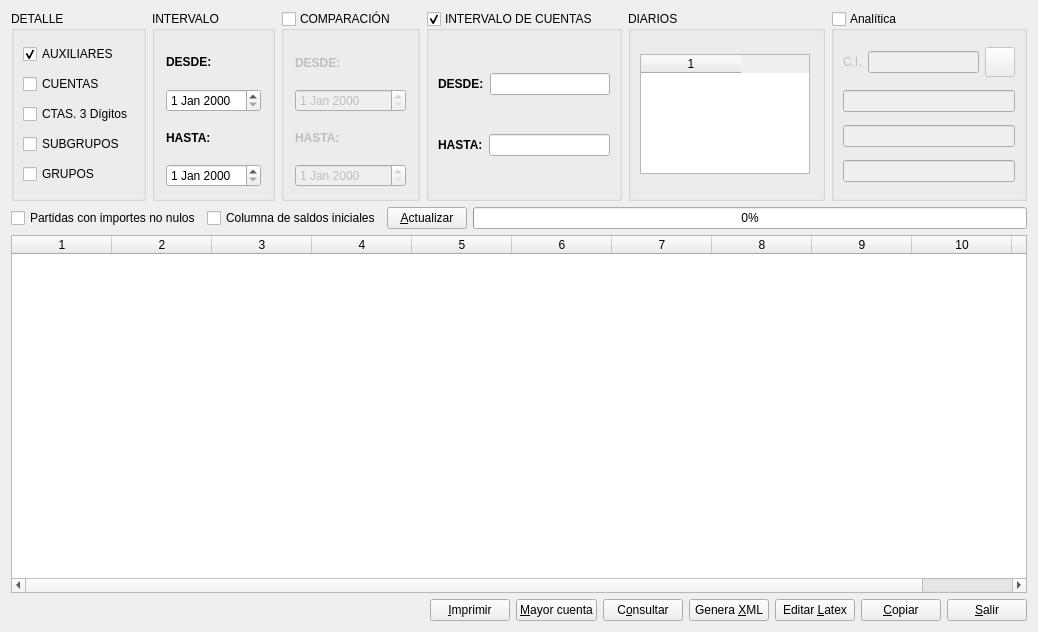
<?xml version="1.0" encoding="UTF-8"?>
<ui version="4.0">
 <author>José Manuel Díez Botella</author>
 <class>bss</class>
 <widget class="QDialog" name="bss">
  <property name="geometry">
   <rect>
    <x>0</x>
    <y>0</y>
    <width>1038</width>
    <height>632</height>
   </rect>
  </property>
  <property name="windowTitle">
   <string>Balance de sumas y saldos</string>
  </property>
  <layout class="QVBoxLayout" name="verticalLayout">
   <item>
    <layout class="QHBoxLayout">
     <item>
      <widget class="QGroupBox" name="groupBox">
       <property name="title">
        <string>DETALLE</string>
       </property>
       <layout class="QVBoxLayout">
        <property name="spacing">
         <number>6</number>
        </property>
        <property name="leftMargin">
         <number>9</number>
        </property>
        <property name="topMargin">
         <number>9</number>
        </property>
        <property name="rightMargin">
         <number>9</number>
        </property>
        <property name="bottomMargin">
         <number>9</number>
        </property>
        <item>
         <widget class="QCheckBox" name="subcuentascheckBox">
          <property name="text">
           <string>AUXILIARES</string>
          </property>
          <property name="checked">
           <bool>true</bool>
          </property>
         </widget>
        </item>
        <item>
         <widget class="QCheckBox" name="cuentascheckBox">
          <property name="text">
           <string>CUENTAS</string>
          </property>
         </widget>
        </item>
        <item>
         <widget class="QCheckBox" name="c3digcheckBox">
          <property name="text">
           <string>CTAS. 3 Dígitos</string>
          </property>
         </widget>
        </item>
        <item>
         <widget class="QCheckBox" name="subgruposcheckBox">
          <property name="text">
           <string>SUBGRUPOS</string>
          </property>
         </widget>
        </item>
        <item>
         <widget class="QCheckBox" name="gruposcheckBox">
          <property name="text">
           <string>GRUPOS</string>
          </property>
         </widget>
        </item>
       </layout>
      </widget>
     </item>
     <item>
      <widget class="QGroupBox" name="groupBox_2">
       <property name="title">
        <string>INTERVALO</string>
       </property>
       <layout class="QVBoxLayout" name="verticalLayout_5">
        <item>
         <layout class="QVBoxLayout" name="verticalLayout_3">
          <item>
           <widget class="QLabel" name="textLabel2">
            <property name="text">
             <string>&lt;b&gt;DESDE:&lt;/b&gt;</string>
            </property>
            <property name="wordWrap">
             <bool>false</bool>
            </property>
           </widget>
          </item>
          <item>
           <widget class="QDateEdit" name="desdedateEdit"/>
          </item>
         </layout>
        </item>
        <item>
         <layout class="QVBoxLayout" name="verticalLayout_4">
          <item>
           <widget class="QLabel" name="textLabel3">
            <property name="text">
             <string>&lt;b&gt;HASTA:&lt;/b&gt;</string>
            </property>
            <property name="wordWrap">
             <bool>false</bool>
            </property>
           </widget>
          </item>
          <item>
           <widget class="QDateEdit" name="hastadateEdit"/>
          </item>
         </layout>
        </item>
       </layout>
      </widget>
     </item>
     <item>
      <widget class="QGroupBox" name="compa_groupBox">
       <property name="title">
        <string>COMPARACIÓN</string>
       </property>
       <property name="checkable">
        <bool>true</bool>
       </property>
       <property name="checked">
        <bool>false</bool>
       </property>
       <layout class="QVBoxLayout" name="verticalLayout_7">
        <item>
         <layout class="QVBoxLayout" name="verticalLayout_2">
          <item>
           <widget class="QLabel" name="label_2">
            <property name="font">
             <font>
              <weight>75</weight>
              <bold>true</bold>
             </font>
            </property>
            <property name="text">
             <string>DESDE:</string>
            </property>
           </widget>
          </item>
          <item>
           <widget class="QDateEdit" name="desde_c_dateEdit"/>
          </item>
         </layout>
        </item>
        <item>
         <layout class="QVBoxLayout" name="verticalLayout_6">
          <item>
           <widget class="QLabel" name="label_3">
            <property name="font">
             <font>
              <weight>75</weight>
              <bold>true</bold>
             </font>
            </property>
            <property name="text">
             <string>HASTA:</string>
            </property>
           </widget>
          </item>
          <item>
           <widget class="QDateEdit" name="hasta_c_dateEdit"/>
          </item>
         </layout>
        </item>
       </layout>
      </widget>
     </item>
     <item>
      <widget class="QGroupBox" name="cuentasgroupBox">
       <property name="title">
        <string>INTERVALO DE CUENTAS</string>
       </property>
       <property name="checkable">
        <bool>true</bool>
       </property>
       <layout class="QVBoxLayout">
        <property name="spacing">
         <number>6</number>
        </property>
        <property name="leftMargin">
         <number>9</number>
        </property>
        <property name="topMargin">
         <number>9</number>
        </property>
        <property name="rightMargin">
         <number>9</number>
        </property>
        <property name="bottomMargin">
         <number>9</number>
        </property>
        <item>
         <layout class="QHBoxLayout">
          <property name="spacing">
           <number>6</number>
          </property>
          <property name="leftMargin">
           <number>0</number>
          </property>
          <property name="topMargin">
           <number>0</number>
          </property>
          <property name="rightMargin">
           <number>0</number>
          </property>
          <property name="bottomMargin">
           <number>0</number>
          </property>
          <item>
           <widget class="QLabel" name="textLabel4">
            <property name="text">
             <string>&lt;b&gt;DESDE:&lt;/b&gt;</string>
            </property>
            <property name="wordWrap">
             <bool>false</bool>
            </property>
           </widget>
          </item>
          <item>
           <widget class="QLineEdit" name="desdelineEdit">
            <property name="maxLength">
             <number>40</number>
            </property>
           </widget>
          </item>
         </layout>
        </item>
        <item>
         <layout class="QHBoxLayout">
          <property name="spacing">
           <number>6</number>
          </property>
          <property name="leftMargin">
           <number>0</number>
          </property>
          <property name="topMargin">
           <number>0</number>
          </property>
          <property name="rightMargin">
           <number>0</number>
          </property>
          <property name="bottomMargin">
           <number>0</number>
          </property>
          <item>
           <widget class="QLabel" name="textLabel6">
            <property name="text">
             <string>&lt;b&gt;HASTA:&lt;/b&gt;</string>
            </property>
            <property name="wordWrap">
             <bool>false</bool>
            </property>
           </widget>
          </item>
          <item>
           <widget class="QLineEdit" name="hastalineEdit">
            <property name="maxLength">
             <number>40</number>
            </property>
           </widget>
          </item>
         </layout>
        </item>
       </layout>
      </widget>
     </item>
     <item>
      <widget class="QGroupBox" name="groupBox_3">
       <property name="maximumSize">
        <size>
         <width>16777215</width>
         <height>190</height>
        </size>
       </property>
       <property name="title">
        <string>DIARIOS</string>
       </property>
       <layout class="QVBoxLayout">
        <property name="spacing">
         <number>6</number>
        </property>
        <property name="leftMargin">
         <number>9</number>
        </property>
        <property name="topMargin">
         <number>9</number>
        </property>
        <property name="rightMargin">
         <number>9</number>
        </property>
        <property name="bottomMargin">
         <number>9</number>
        </property>
        <item>
         <widget class="QTableWidget" name="diariostableWidget">
          <property name="maximumSize">
           <size>
            <width>170</width>
            <height>120</height>
           </size>
          </property>
          <property name="columnCount">
           <number>1</number>
          </property>
          <column/>
         </widget>
        </item>
       </layout>
      </widget>
     </item>
     <item>
      <widget class="QGroupBox" name="analiticagroupBox">
       <property name="title">
        <string>Analítica</string>
       </property>
       <property name="checkable">
        <bool>true</bool>
       </property>
       <property name="checked">
        <bool>false</bool>
       </property>
       <layout class="QVBoxLayout">
        <property name="spacing">
         <number>6</number>
        </property>
        <property name="leftMargin">
         <number>9</number>
        </property>
        <property name="topMargin">
         <number>9</number>
        </property>
        <property name="rightMargin">
         <number>9</number>
        </property>
        <property name="bottomMargin">
         <number>9</number>
        </property>
        <item>
         <layout class="QHBoxLayout">
          <property name="spacing">
           <number>6</number>
          </property>
          <property name="leftMargin">
           <number>0</number>
          </property>
          <property name="topMargin">
           <number>0</number>
          </property>
          <property name="rightMargin">
           <number>0</number>
          </property>
          <property name="bottomMargin">
           <number>0</number>
          </property>
          <item>
           <widget class="QLabel" name="label">
            <property name="text">
             <string>C.I.</string>
            </property>
           </widget>
          </item>
          <item>
           <widget class="QLineEdit" name="cilineEdit">
            <property name="maxLength">
             <number>120</number>
            </property>
           </widget>
          </item>
          <item>
           <widget class="QPushButton" name="buscapushButton">
            <property name="minimumSize">
             <size>
              <width>30</width>
              <height>30</height>
             </size>
            </property>
            <property name="maximumSize">
             <size>
              <width>30</width>
              <height>30</height>
             </size>
            </property>
            <property name="text">
             <string/>
            </property>
            <property name="icon">
             <iconset>
              <normaloff>:/graf/viewer.xpm</normaloff>:/graf/viewer.xpm</iconset>
            </property>
           </widget>
          </item>
         </layout>
        </item>
        <item>
         <widget class="QLineEdit" name="nivel1lineEdit">
          <property name="font">
           <font>
            <pointsize>7</pointsize>
           </font>
          </property>
          <property name="maxLength">
           <number>80</number>
          </property>
          <property name="readOnly">
           <bool>true</bool>
          </property>
         </widget>
        </item>
        <item>
         <widget class="QLineEdit" name="nivel2lineEdit">
          <property name="font">
           <font>
            <pointsize>7</pointsize>
           </font>
          </property>
          <property name="maxLength">
           <number>80</number>
          </property>
          <property name="readOnly">
           <bool>true</bool>
          </property>
         </widget>
        </item>
        <item>
         <widget class="QLineEdit" name="nivel3lineEdit">
          <property name="font">
           <font>
            <pointsize>7</pointsize>
           </font>
          </property>
          <property name="maxLength">
           <number>80</number>
          </property>
          <property name="readOnly">
           <bool>true</bool>
          </property>
         </widget>
        </item>
       </layout>
      </widget>
     </item>
    </layout>
   </item>
   <item>
    <layout class="QHBoxLayout">
     <item>
      <widget class="QCheckBox" name="conmovcheckBox">
       <property name="maximumSize">
        <size>
         <width>300</width>
         <height>32767</height>
        </size>
       </property>
       <property name="text">
        <string>Partidas con importes no nulos</string>
       </property>
       <property name="shortcut">
        <string/>
       </property>
      </widget>
     </item>
     <item>
      <widget class="QCheckBox" name="inicialescheckBox">
       <property name="text">
        <string>Columna de saldos iniciales</string>
       </property>
      </widget>
     </item>
     <item>
      <widget class="QPushButton" name="actualizapushButton">
       <property name="text">
        <string>&amp;Actualizar</string>
       </property>
       <property name="icon">
        <iconset resource="keme.qrc">
         <normaloff>:/iconos/graf/refresh.xpm</normaloff>:/iconos/graf/refresh.xpm</iconset>
       </property>
       <property name="shortcut">
        <string>Alt+A</string>
       </property>
      </widget>
     </item>
     <item>
      <widget class="QProgressBar" name="progressBar">
       <property name="value">
        <number>0</number>
       </property>
       <property name="orientation">
        <enum>Qt::Horizontal</enum>
       </property>
      </widget>
     </item>
    </layout>
   </item>
   <item>
    <widget class="QTableWidget" name="table">
     <property name="columnCount">
      <number>11</number>
     </property>
     <column/>
     <column/>
     <column/>
     <column/>
     <column/>
     <column/>
     <column/>
     <column/>
     <column/>
     <column/>
     <column/>
    </widget>
   </item>
   <item>
    <layout class="QHBoxLayout" name="horizontalLayout">
     <item>
      <spacer>
       <property name="orientation">
        <enum>Qt::Horizontal</enum>
       </property>
       <property name="sizeHint" stdset="0">
        <size>
         <width>40</width>
         <height>20</height>
        </size>
       </property>
      </spacer>
     </item>
     <item>
      <widget class="QPushButton" name="ImprimirpushButton">
       <property name="text">
        <string>&amp;Imprimir</string>
       </property>
       <property name="icon">
        <iconset resource="keme.qrc">
         <normaloff>:/iconos/graf/printer.png</normaloff>:/iconos/graf/printer.png</iconset>
       </property>
       <property name="shortcut">
        <string>Alt+I</string>
       </property>
      </widget>
     </item>
     <item>
      <widget class="QPushButton" name="mayorpushButton">
       <property name="toolTip">
        <string>Consultar mayor</string>
       </property>
       <property name="text">
        <string>&amp;Mayor cuenta</string>
       </property>
       <property name="icon">
        <iconset resource="keme.qrc">
         <normaloff>:/iconos/graf/mayorg.xpm</normaloff>:/iconos/graf/mayorg.xpm</iconset>
       </property>
      </widget>
     </item>
     <item>
      <widget class="QPushButton" name="gentexpushButton">
       <property name="text">
        <string>C&amp;onsultar</string>
       </property>
       <property name="icon">
        <iconset resource="keme.qrc">
         <normaloff>:/iconos/graf/lupa.png</normaloff>:/iconos/graf/lupa.png</iconset>
       </property>
       <property name="shortcut">
        <string>Alt+G</string>
       </property>
      </widget>
     </item>
     <item>
      <widget class="QPushButton" name="XMLpushButton">
       <property name="text">
        <string>Genera &amp;XML</string>
       </property>
       <property name="icon">
        <iconset resource="keme.qrc">
         <normaloff>:/iconos/graf/XML.png</normaloff>:/iconos/graf/XML.png</iconset>
       </property>
      </widget>
     </item>
     <item>
      <widget class="QPushButton" name="latexpushButton">
       <property name="text">
        <string>Editar &amp;Latex</string>
       </property>
       <property name="icon">
        <iconset resource="keme.qrc">
         <normaloff>:/iconos/graf/tex.png</normaloff>:/iconos/graf/tex.png</iconset>
       </property>
      </widget>
     </item>
     <item>
      <widget class="QPushButton" name="fichpushButton">
       <property name="text">
        <string>&amp;Copiar</string>
       </property>
       <property name="icon">
        <iconset resource="keme.qrc">
         <normaloff>:/iconos/graf/copiar.png</normaloff>:/iconos/graf/copiar.png</iconset>
       </property>
       <property name="shortcut">
        <string>Alt+C</string>
       </property>
      </widget>
     </item>
     <item>
      <widget class="QPushButton" name="salirpushButton">
       <property name="text">
        <string>&amp;Salir</string>
       </property>
       <property name="icon">
        <iconset resource="keme.qrc">
         <normaloff>:/iconos/graf/application-exit.png</normaloff>:/iconos/graf/application-exit.png</iconset>
       </property>
       <property name="shortcut">
        <string>Alt+S</string>
       </property>
      </widget>
     </item>
    </layout>
   </item>
  </layout>
 </widget>
 <layoutdefault spacing="6" margin="11"/>
 <tabstops>
  <tabstop>subcuentascheckBox</tabstop>
  <tabstop>cuentascheckBox</tabstop>
  <tabstop>c3digcheckBox</tabstop>
  <tabstop>subgruposcheckBox</tabstop>
  <tabstop>gruposcheckBox</tabstop>
  <tabstop>desdedateEdit</tabstop>
  <tabstop>hastadateEdit</tabstop>
  <tabstop>compa_groupBox</tabstop>
  <tabstop>desde_c_dateEdit</tabstop>
  <tabstop>hasta_c_dateEdit</tabstop>
  <tabstop>cuentasgroupBox</tabstop>
  <tabstop>desdelineEdit</tabstop>
  <tabstop>hastalineEdit</tabstop>
  <tabstop>diariostableWidget</tabstop>
  <tabstop>analiticagroupBox</tabstop>
  <tabstop>cilineEdit</tabstop>
  <tabstop>buscapushButton</tabstop>
  <tabstop>nivel1lineEdit</tabstop>
  <tabstop>nivel2lineEdit</tabstop>
  <tabstop>nivel3lineEdit</tabstop>
  <tabstop>conmovcheckBox</tabstop>
  <tabstop>inicialescheckBox</tabstop>
  <tabstop>actualizapushButton</tabstop>
  <tabstop>table</tabstop>
  <tabstop>ImprimirpushButton</tabstop>
  <tabstop>mayorpushButton</tabstop>
  <tabstop>gentexpushButton</tabstop>
  <tabstop>XMLpushButton</tabstop>
  <tabstop>latexpushButton</tabstop>
  <tabstop>fichpushButton</tabstop>
  <tabstop>salirpushButton</tabstop>
 </tabstops>
 <resources>
  <include location="keme.qrc"/>
 </resources>
 <connections>
  <connection>
   <sender>salirpushButton</sender>
   <signal>clicked()</signal>
   <receiver>bss</receiver>
   <slot>accept()</slot>
   <hints>
    <hint type="sourcelabel">
     <x>864</x>
     <y>623</y>
    </hint>
    <hint type="destinationlabel">
     <x>20</x>
     <y>20</y>
    </hint>
   </hints>
  </connection>
 </connections>
</ui>
